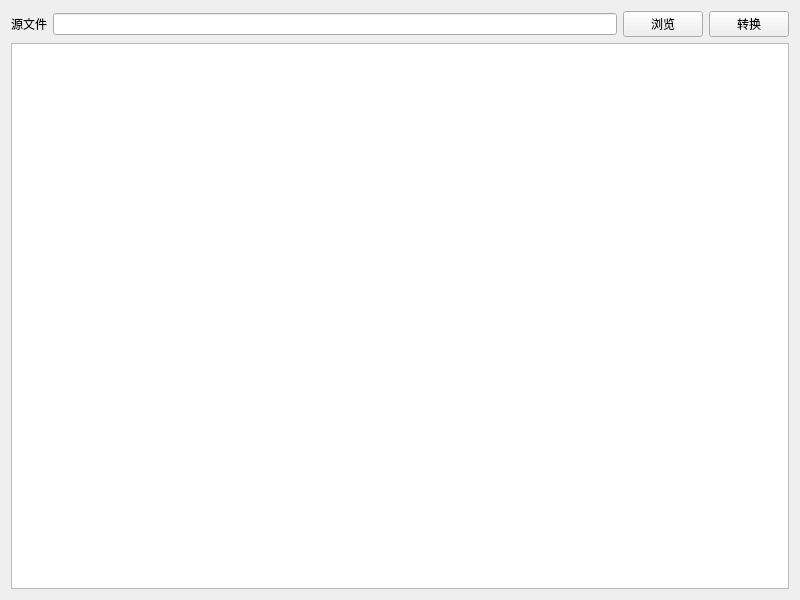
<?xml version="1.0" encoding="UTF-8"?>
<ui version="4.0">
 <class>main_win</class>
 <widget class="QWidget" name="main_win">
  <property name="geometry">
   <rect>
    <x>0</x>
    <y>0</y>
    <width>800</width>
    <height>600</height>
   </rect>
  </property>
  <property name="windowTitle">
   <string>main_win</string>
  </property>
  <layout class="QVBoxLayout" name="verticalLayout">
   <item>
    <layout class="QHBoxLayout" name="horizontalLayout">
     <item>
      <widget class="QLabel" name="label">
       <property name="text">
        <string>源文件</string>
       </property>
      </widget>
     </item>
     <item>
      <widget class="QLineEdit" name="edtFilePath"/>
     </item>
     <item>
      <widget class="QPushButton" name="btnBrowser">
       <property name="text">
        <string>浏览</string>
       </property>
      </widget>
     </item>
     <item>
      <widget class="QPushButton" name="btnConvertor">
       <property name="text">
        <string>转换</string>
       </property>
      </widget>
     </item>
    </layout>
   </item>
   <item>
    <widget class="QPlainTextEdit" name="edtLog">
     <property name="readOnly">
      <bool>true</bool>
     </property>
    </widget>
   </item>
  </layout>
 </widget>
 <resources/>
 <connections/>
</ui>
